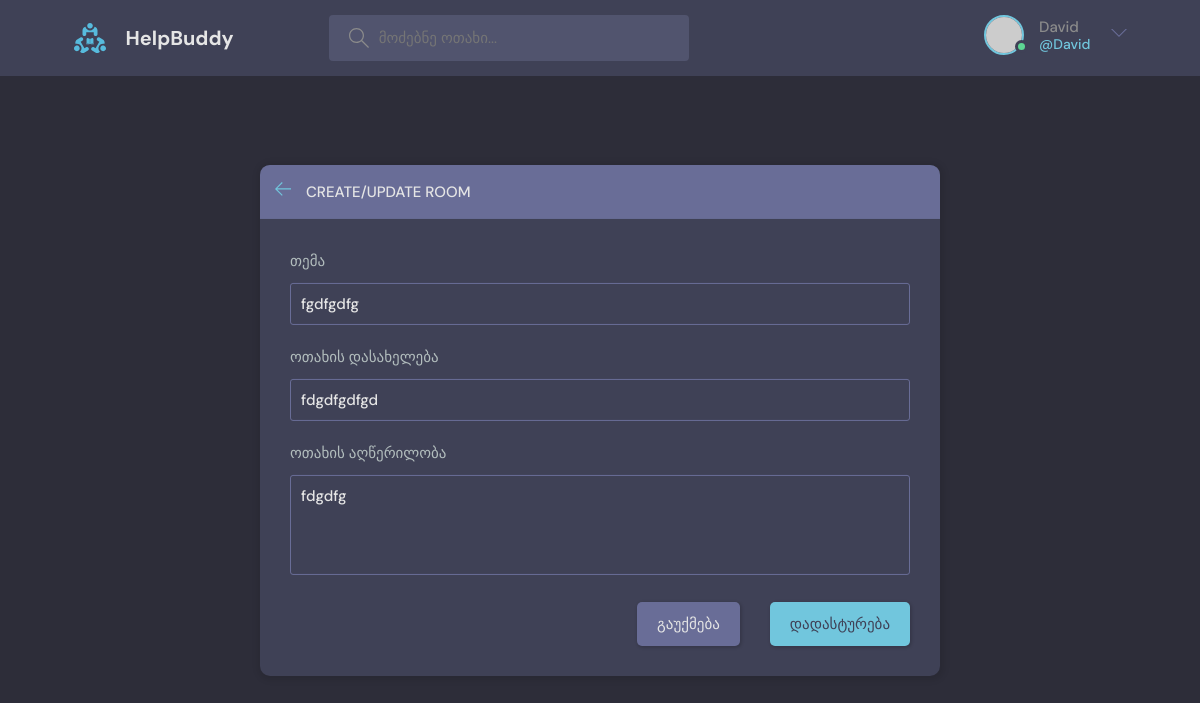
Page /update-room/19 (signed in) on the committed database.
### base/models.py (models this page shows, shortened)
class Room(models.Model):
    host = models.ForeignKey(User, on_delete=models.SET_NULL, null=True)
    topic = models.ForeignKey(
        Topic, on_delete=models.SET_NULL, null=True)  # Topic CLASS-ი
    name = models.CharField(max_length=200)
    description = models.TextField(null=True, blank=True)
    participants = models.ManyToManyField(
        User, related_name='participants', blank=True)
    updated = models.DateTimeField(auto_now=True)  # ინახავს დროს ყოველ ჯერზე
    created = models.DateTimeField(auto_now_add=True)
    class Meta:
        ordering = ['-updated', '-created']

class Topic(models.Model):
    name = models.CharField(max_length=200)

### base/views.py (the view, shortened to what this page needs)
# urls.py: path('update-room/<str:pk>', views.updateRoom, name='update-room'),
@login_required(login_url='login')
def updateRoom(request, pk):
    room = Room.objects.get(id=pk)
    form = RoomForm(instance=room)
    topics = Topic.objects.all()
    if request.user != room.host:
        return HttpResponse('You are not the owner of this room')
    context = {'form': form, 'topics': topics, 'room': room}
    return render(request, 'base/room_form.html', context)

### base/forms.py
class RoomForm(ModelForm):
    class Meta:
        model = Room
        exclude = ['host', 'participants']

### base/templates/base/room_form.html (shortened to what this page needs)
{% extends 'main.html' %}
{% block content %}
<main class="create-room layout">
  <div class="container">
    <div class="layout__box">
      <div class="layout__boxHeader">
        <div class="layout__boxTitle">
          <a href="{% url 'home' %}">
            <svg
              version="1.1"
              xmlns="http://www.w3.org/2000/svg"
              width="32"
              height="32"
              viewBox="0 0 32 32"
            >
              <title>arrow-left</title>
              <path
                d="M13.723 2.286l-13.723 13.714 13.719 13.714 1.616-1.611-10.96-10.96h27.625v-2.286h-27.625l10.965-10.965-1.616-1.607z"
              ></path>
            </svg>
          </a>
          <h3>Create/Update Room</h3>
        </div>
      </div>
      <div class="layout__body">
        <form class="form" action="" method="POST">
          <div class="form__group">
            <label for="room_topic">თემა</label>
            <input
              type="text"
              name="topic"
              value="{{room.topic.name}}"
              list="topic-list"
              required
            />
          </div>
          <div class="form__group">
            <label for="room_name">ოთახის დასახელება</label>
            {{form.name}}
          </div>
          <div class="form__group">
            <label for="room_description">ოთახის აღწერილობა</label>
            {{form.description}}
          </div>
          <div class="form__action">
            <a class="btn btn--dark" href="index.html">გაუქმება</a>
            <button class="btn btn--main" type="submit">დადასტურება</button>
          </div>
        </form>
      </div>
    </div>
  </div>
</main>
{% endblock content %}

### templates/navbar.html (shortened to what this page needs)
{% load static %}
<header class="header header--loggedIn">
  <div class="container">
    <a href="{% url 'home' %}" class="header__logo">
      <img src="{% static 'images/logo.svg' %}" />
      <h1>HelpBuddy</h1>
    </a>
    <form class="header__search" method="GET" accept="{% url 'home' %}">
      <label>
        <input placeholder="მოძებნე ოთახი..." name="q" type="text" />
      </label>
    </form>
    <nav class="header__menu">
      {% if request.user.is_authenticated %}
      <div class="header__user">
        <a href="{% url 'user-profile' request.user.id %}">
          <div class="avatar avatar--medium active">
            <img
              src="https://randomuser.me/api/portraits/men/97.jpg"
              alt="profile_image"
            />
          </div>
          <p>
            {{ request.user.username|capfirst }}
            <span>@{{ request.user.username|capfirst }}</span>
          </p>
        </a>
        <button class="dropdown-button">
          <svg
            version="1.1"
            xmlns="http://www.w3.org/2000/svg"
            width="32"
            height="32"
            viewBox="0 0 32 32"
          >
            <title>chevron-down</title>
            <path d="M16 21l-13-13h-3l16 16 16-16h-3l-13 13z"></path>
          </svg>
        </button>
      </div>
      {% else %}
      <a href="{% url 'login' %}">
        <img src="{% static 'images/avatar.svg' %}" />
        <p>ავტორიზაცია</p>
      </a>
      {% endif %}
    </nav>
  </div>
</header>

### rows in the picture
Room: topic "fgdfgdfg", name "fdgdfgdfgd", description "fdgdfg"

### other values in the picture
{{ request.user.username|capfirst }} "David"
